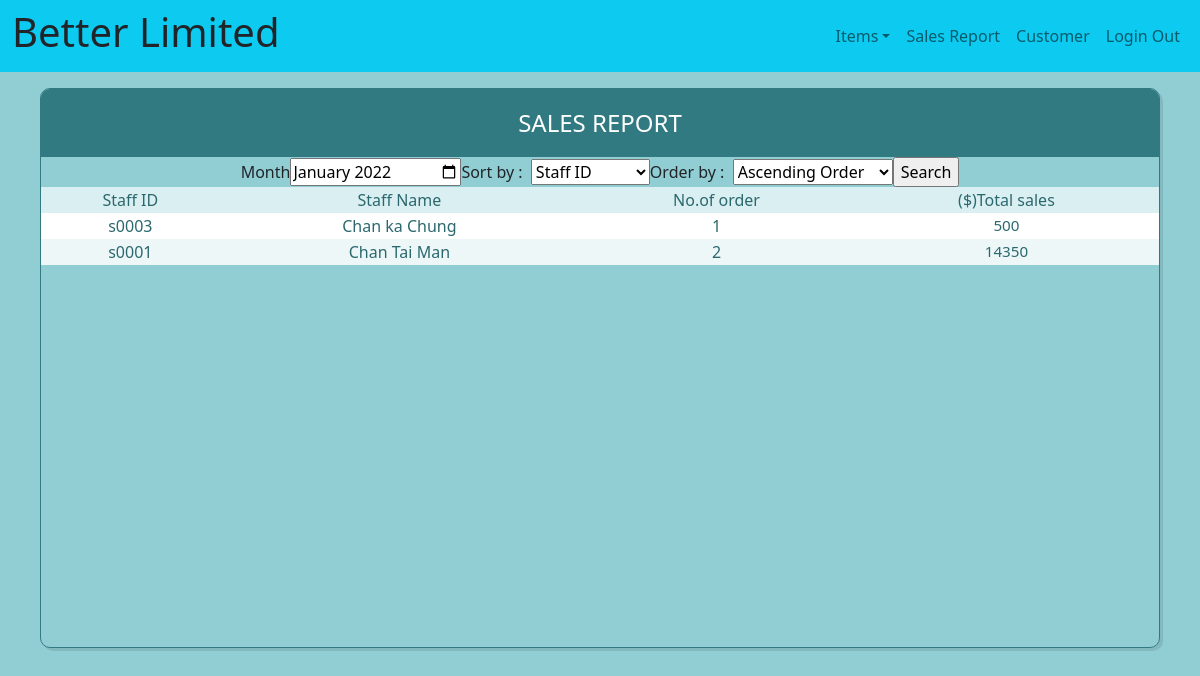
The app's page /Code/managerSalesReport.php with its own data.
### tables this page shows
CREATE TABLE `Staff` (
  `staffID` varchar(50) NOT NULL,
  `staffName` varchar(100) NOT NULL,
  `password` varchar(50) NOT NULL,
  `position` varchar(50) NOT NULL
);

### Code/managerSalesReport.php (the view, shortened to what this page needs)
<!DOCTYPE html>
<html>
<head>
  <link href="https://cdn.jsdelivr.net/npm/bootstrap@5.0.1/dist/css/bootstrap.min.css" rel="stylesheet">
  <link rel="stylesheet" href="css/managerSalesReport.css">
</head>
<body>
<nav class="navbar navbar-expand-lg navbar-light bg-info">
    <div class="container-fluid">
        <h1>Better Limited</h1>
        <div class="collapse navbar-collapse " id="linkbar">
            <ul class="navbar-nav ms-auto">
                <li class="nav-item dropdown ms-auto">
                    <a href="#" class="nav-link dropdown-toggle" data-bs-toggle="dropdown">Items</a>
                </li>
                <li class="nav-item">
                    <a class="nav-link" href="managerSalesReport.php">Sales Report</a>
                </li>
                <li class="nav-item">
                    <a class="nav-link" href="managerCustomerRecord.php">Customer</a>
                </li>
                <li class="nav-item">
                    <a class="nav-link" href="Logout.php">Login Out</a>
                </li>
            </ul>
        </div>
    </div>
</nav>
<?php
require_once('Connection/conn.php');
extract($_POST);
$sql = "SELECT staff.staffID, staffName, COUNT(orders.staffID) AS numOfOrder, SUM(orders.orderAmount) as orderAmount
        FROM orders NATURAL JOIN staff
        GROUP BY staffID
        ORDER BY staff.staffID DESC;";
$rs = mysqli_query($conn, $sql);
echo<<<EOD
<form action="managerSalesReport.php" method="post">
<div class="table-users">
   <div class="header">Sales Report</div>
   <tr>
<div style="display: flex;
align-items: center;
justify-content: center;
">
   <th> Month </th>
<input type="month" id="start" name="start"
       min="2000-01" value="2022-01">
   <th> Sort by : &nbsp </th>
         <select name="OrderBy" style=""></div>
  <option value="staffID">Staff ID</option>
  <option value="staffName">Staff Name</option>
  <option value="staff.staffID">No.of order</option>
  <option value="orders.orderAmount">($)Total sales</option>
</select>
         <th>Order by : &nbsp <select name="SortBy" >
  <option id="SortByAsc" value="asc">Ascending Order</option>
  <option id="SortByDes" value="desc">Descending Order</option>
</select></th>
<input type="submit" value="Search">
      </tr>
         </div>
    </form>
   <table cellspacing="0">
      <tr>
         <th>Staff ID</th>
         <th>Staff Name</th>
         <th>No.of order</th>
         <th>($)Total sales</th>
      </tr>
EOD;
while ($rc = mysqli_fetch_assoc($rs)) {
    extract($rc);
    echo <<<EOD
      <tr>
         <td>$staffID</td>
         <td>$staffName</td>
         <td>$numOfOrder</td>
         <td id="hi">$orderAmount</td>
      </tr>
</div>
EOD;
}
?>
</body>

### Code/css/managerSalesReport.css (style rules this page uses)
body { background-color: #91ced4; }
body * { box-sizing: border-box; }
.header { background-color: #327a81; color: white; font-size: 1.5em; padding: 1rem; text-align: center; text-transform: uppercase; }
.table-users { border: 1px solid #327a81; border-radius: 10px; box-shadow: 3px 3px 0 rgba(0, 0, 0, 0.1); max-width: calc(100% - 5em); margin: 1em auto; overflow: hidden; overflow: scroll; height: 70vh; }
table th { text-align: center; }
table { width: 100%; height: 30px; }
table td, table th { color: #2b686e; }
table td { text-align: center; vertical-align: middle; }
table td:last-child { font-size: 0.95em; line-height: 1.4; text-align: left; }
table th { background-color: #daeff1; font-weight: 300; }
table tr:nth-child(2n) { background-color: white; }
table tr:nth-child(2n+1) { background-color: #edf7f8; }
#hi { text-align: center; }

### Code/managerSalesReport.php (style rules this page uses)
#hi { text-align: center; }

### records on screen
staff: staffID "s0003", staffName "Chan ka Chung", numOfOrder "1", orderAmount "500"
staff: staffID "s0001", staffName "Chan Tai Man", numOfOrder "2", orderAmount "14350"
